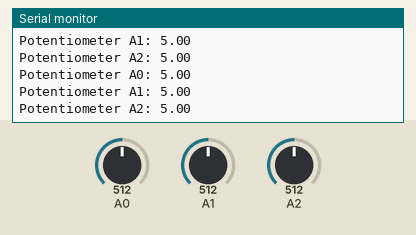
Bench run of a sketch on a simulated Arduino Uno, built with avr-gcc and run on an emulated ATmega328P. Shown: the last lines printed to the serial monitor. Inputs (shaded band) come from the test bench; at power-on: A0 = 512, A1 = 512, A2 = 512.

Above: at 1.8 s.
1.9 s: A0 set to 716
At 2.8 s:
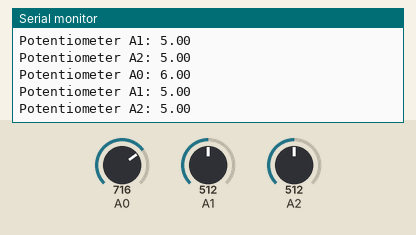
3.4 s: A1 set to 716
At 4.7 s:
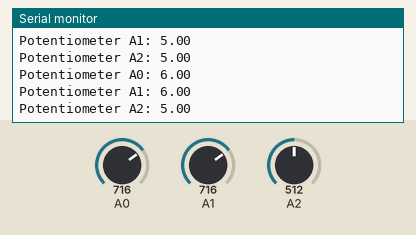
4.9 s: A2 set to 716
At 5.9 s:
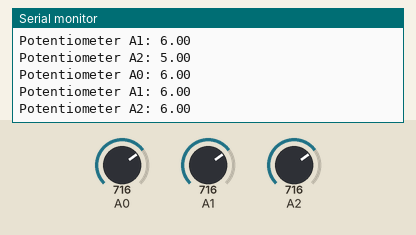
6.4 s: A0 set to 900
At 7.7 s:
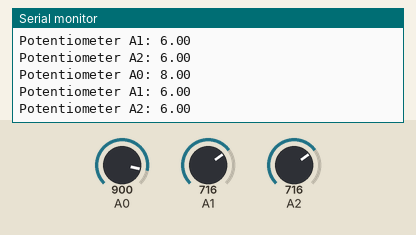
7.9 s: A1 set to 900
At 8.9 s:
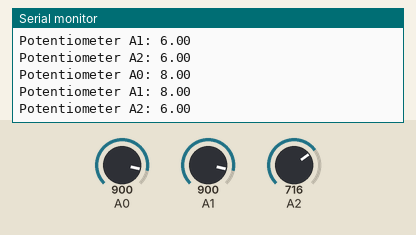
9.4 s: A2 set to 900
At 10.9 s:
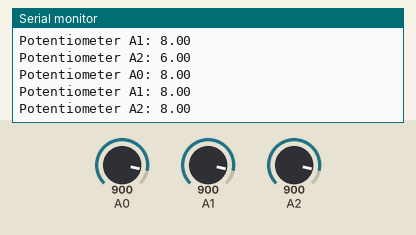
Timing chart, 0 to 11.9 s (numbered marks = the images above; inputs shaded):
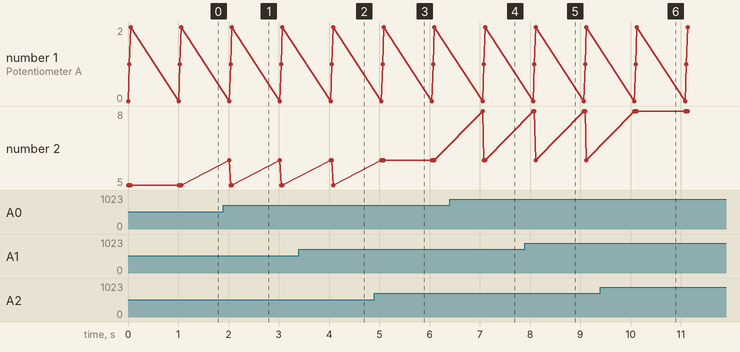

Measured:
- after the input at 1.9 s, the serial monitor: prints a new line after 0.12 s (image 1)
- after the input at 3.4 s, the serial monitor: prints a new line after 0.66 s (image 2)
- after the input at 4.9 s, the serial monitor: prints a new line after 0.19 s (image 3)
- after the input at 6.4 s, the serial monitor: prints a new line after 0.66 s (image 4)
- after the input at 7.9 s, the serial monitor: prints a new line after 0.19 s (image 5)
- after the input at 9.4 s, the serial monitor: prints a new line after 0.73 s (image 6)

The sketch:

test_capteur2.ino
```cpp
void setup() {
  // Démarre la communication série avec une vitesse de 9600 bauds
  Serial.begin(9600);
}

void loop() {
  // Lit les valeurs des potentiomètres
  int potentiometerValueA0 = analogRead(A0);
  int potentiometerValueA1 = analogRead(A1);
  int potentiometerValueA2 = analogRead(A2);

  // Convertit les valeurs analogiques en valeurs décimales
  float decimalValueA0 = map(potentiometerValueA0, 0, 1023, 0, 10);
  float decimalValueA1 = map(potentiometerValueA1, 0, 1023, 0, 10);
  float decimalValueA2 = map(potentiometerValueA2, 0, 1023, 0, 10);

  // Affiche les valeurs dans la console série avec 2 décimales
  Serial.print("Potentiometer A0: ");
  Serial.println(decimalValueA0, 2);
  Serial.print("Potentiometer A1: ");
  Serial.println(decimalValueA1, 2);
  Serial.print("Potentiometer A2: ");
  Serial.println(decimalValueA2, 2);

  // Délai d'attente entre chaque lecture (facultatif)
  delay(1000);
}
```
